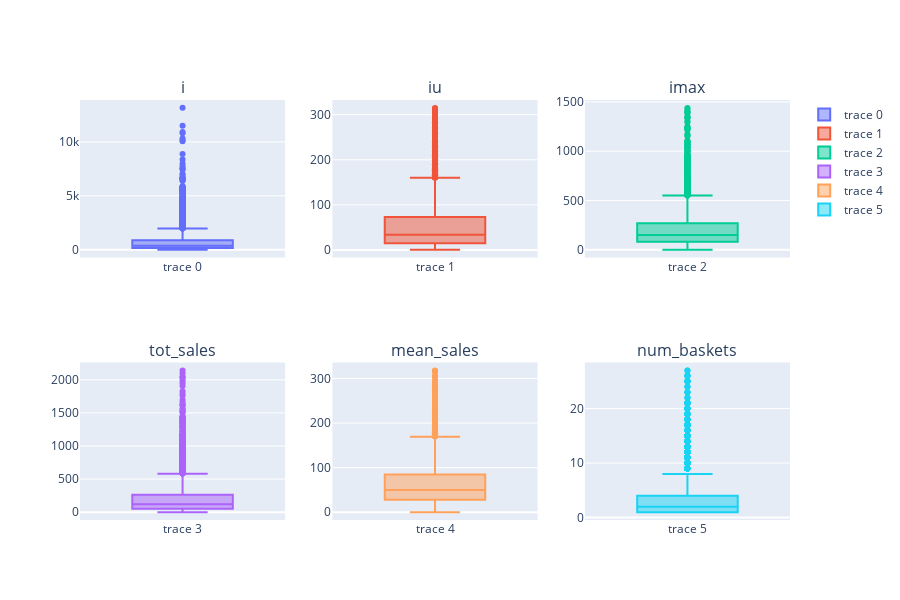

This figure's notebook cell:
### Code cell
boxplots(df_indicators_no_outlier)

### Figure 1 — Plotly figure (JSON) as saved in the notebook; plotly's stock layout.template omitted (floating-point values rounded to 4 significant figures; data arrays with more than 128 entries replaced by an {"elided": "..."} marker saying what was removed)
{"data": [{"type": "box", "xaxis": "x", "y": {"elided": "4161 int values"}, "yaxis": "y"}, {"type": "box", "xaxis": "x2", "y": {"elided": "4161 int values"}, "yaxis": "y2"}, {"type": "box", "xaxis": "x3", "y": {"elided": "4161 int values"}, "yaxis": "y3"}, {"type": "box", "xaxis": "x4", "y": {"elided": "4161 float values"}, "yaxis": "y4"}, {"type": "box", "xaxis": "x5", "y": {"elided": "4161 float values"}, "yaxis": "y5"}, {"type": "box", "xaxis": "x6", "y": {"elided": "4161 int values"}, "yaxis": "y6"}], "layout": {"annotations": [{"font": {"size": 16}, "showarrow": false, "text": "i", "x": 0.1444, "xanchor": "center", "xref": "paper", "y": 1, "yanchor": "bottom", "yref": "paper"}, {"font": {"size": 16}, "showarrow": false, "text": "iu", "x": 0.5, "xanchor": "center", "xref": "paper", "y": 1, "yanchor": "bottom", "yref": "paper"}, {"font": {"size": 16}, "showarrow": false, "text": "imax", "x": 0.8556, "xanchor": "center", "xref": "paper", "y": 1, "yanchor": "bottom", "yref": "paper"}, {"font": {"size": 16}, "showarrow": false, "text": "tot_sales", "x": 0.1444, "xanchor": "center", "xref": "paper", "y": 0.375, "yanchor": "bottom", "yref": "paper"}, {"font": {"size": 16}, "showarrow": false, "text": "mean_sales", "x": 0.5, "xanchor": "center", "xref": "paper", "y": 0.375, "yanchor": "bottom", "yref": "paper"}, {"font": {"size": 16}, "showarrow": false, "text": "num_baskets", "x": 0.8556, "xanchor": "center", "xref": "paper", "y": 0.375, "yanchor": "bottom", "yref": "paper"}], "height": 600, "xaxis": {"anchor": "y", "domain": [0, 0.2889]}, "xaxis2": {"anchor": "y2", "domain": [0.3556, 0.6444]}, "xaxis3": {"anchor": "y3", "domain": [0.7111, 1]}, "xaxis4": {"anchor": "y4", "domain": [0, 0.2889]}, "xaxis5": {"anchor": "y5", "domain": [0.3556, 0.6444]}, "xaxis6": {"anchor": "y6", "domain": [0.7111, 1]}, "yaxis": {"anchor": "x", "domain": [0.625, 1]}, "yaxis2": {"anchor": "x2", "domain": [0.625, 1]}, "yaxis3": {"anchor": "x3", "domain": [0.625, 1]}, "yaxis4": {"anchor": "x4", "domain": [0, 0.375]}, "yaxis5": {"anchor": "x5", "domain": [0, 0.375]}, "yaxis6": {"anchor": "x6", "domain": [0, 0.375]}}}
